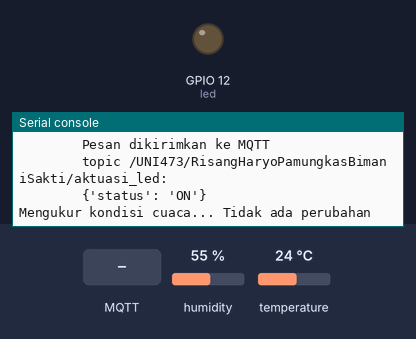
This program was run on a simulated ESP32 board running MicroPython. On the bench: output pins drawn as LEDs (lit = HIGH), the last lines printed to the serial console. The inputs (shaded band) are chosen by the test bench; at power-on: humidity 55 %, temperature 24 °C. WiFi joins after 1.5 s; no MQTT or app messages arrive unless stated.

Above: at 2.8 s.
2.9 s: humidity set to 22 %
At 4.6 s:
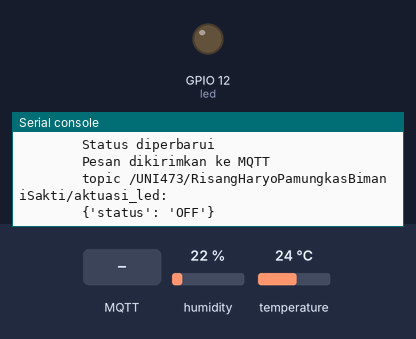
5.2 s: MQTT message "status" arrives on the first subscribed topic
At 6.6 s:
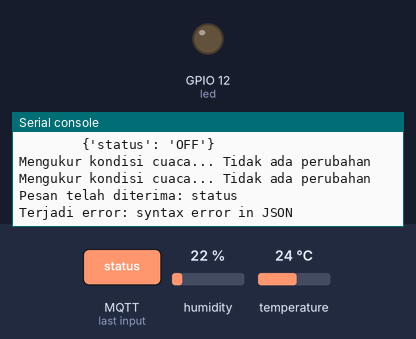
7.2 s: MQTT message "ON" arrives on the first subscribed topic
At 8.7 s:
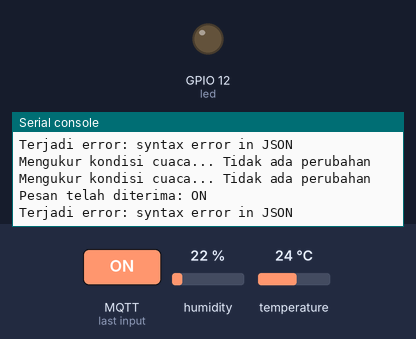
9.3 s: MQTT message "OFF" arrives on the first subscribed topic
At 10.7 s:
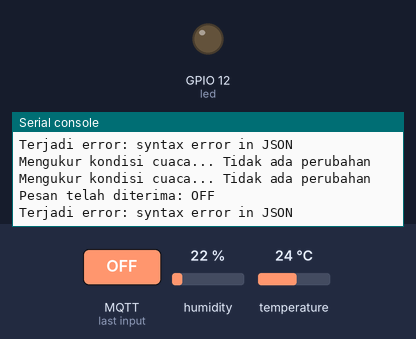

The program:

main.py
```python
import network
import time
from machine import Pin
import dht
import ujson
from umqtt.simple import MQTTClient

# Parameter MQTT Server
MQTT_CLIENT_ID      = "UNI473/RisangHaryo"
MQTT_BROKER         = "broker.emqx.io"
MQTT_USER           = ""
MQTT_PASSWORD       = ""
MQTT_PUB_TOPIC      = "/UNI473/RisangHaryoPamungkasBimaniSakti/data_sensor"
MQTT_SUB_TOPIC      = "/UNI473/RisangHaryoPamungkasBimaniSakti/aktuasi_led"

# Mendefinisikan sensor
sensor = dht.DHT22(Pin(2))

# Mendefinisikan lampu
led = Pin(12, Pin.OUT)

# Menghubungkan ke WIFI
print("Menguhungkan ke WIFI", end="")
sta_if = network.WLAN(network.STA_IF)
sta_if.active(True)
sta_if.connect('Wokwi-GUEST', '')
while not sta_if.isconnected():
  print(".", end="")
  time.sleep(0.1)
print("Terhubung!")

# Menghubungkan ke MQTT Server
try:
    print("Menghubungkan ke server MQTT... ", end="")
    client = MQTTClient(MQTT_CLIENT_ID, MQTT_BROKER, user=MQTT_USER, password=MQTT_PASSWORD)
    client.connect()
    print("Terhubung!")
except Exception as e:
    print(f"Gagal terhubung, kode error: {e}")
    raise SystemExit

# Fungsi untuk mengambil data dari topic aktuasi led
def ledCb(topic, msg):
    """Fungsi untuk mengambil data dari topic aktuasi led"""
    try:
        print(f"Pesan telah diterima: {msg.decode()}")
        message = ujson.loads(msg)
        if message.get('status') == 'ON':
            led.on()
            print("Led menyala")
        elif message.get('status') == 'OFF':
            led.off()
            print("Led mati")
    except Exception as e:
        print(f"Terjadi error: {e}")

# Subscribe ke topik aktuasi led
client.set_callback(ledCb)
client.subscribe(MQTT_SUB_TOPIC)
print(f"Subscribe ke topic {MQTT_SUB_TOPIC}")

# program utama untuk menentukan lampu ON atau OFF
prev_weather = ""
prev_led_status = ""
while True:
    print("Mengukur kondisi cuaca... ", end="")
    sensor.measure()
    temperature = sensor.temperature()
    humidity = sensor.humidity()

    sensor_message = ujson.dumps({
        "temperature": temperature,
        "humidity": humidity
    })

    if sensor_message != prev_weather:
        print("Data diperbarui!")
        print(f"""
        Pesan dikirimkan ke MQTT
        topic {MQTT_PUB_TOPIC}:
        {sensor_message}""")
        client.publish(MQTT_PUB_TOPIC, sensor_message)
        prev_weather = sensor_message
    else:
        print("Tidak ada perubahan")

    led_message = lambda status: {
        'status': status
    }

    if temperature <= 20 or humidity >= 40:
        curr_led_status = led_message('ON')
    elif temperature > 20 or humidity < 40:
        curr_led_status = led_message('OFF')
    else:
        curr_led_status = prev_led_status

    if curr_led_status != prev_led_status:
        print(f"""
        Status diperbarui
        Pesan dikirimkan ke MQTT
        topic {MQTT_SUB_TOPIC}:
        {curr_led_status}""")
        client.publish(MQTT_SUB_TOPIC, ujson.dumps(curr_led_status))
        prev_led_status = curr_led_status

    client.check_msg()
    time.sleep(1)
```

Measured:
- after the input at 2.9 s, the serial console: prints a new line after 0.83 s (image 1)
- after the input at 5.2 s, the serial console: prints a new line after 0.59 s (image 2)
- after the input at 7.2 s, the serial console: prints a new line after 0.63 s (image 3)
- after the input at 9.3 s, the serial console: prints a new line after 0.58 s (image 4)
